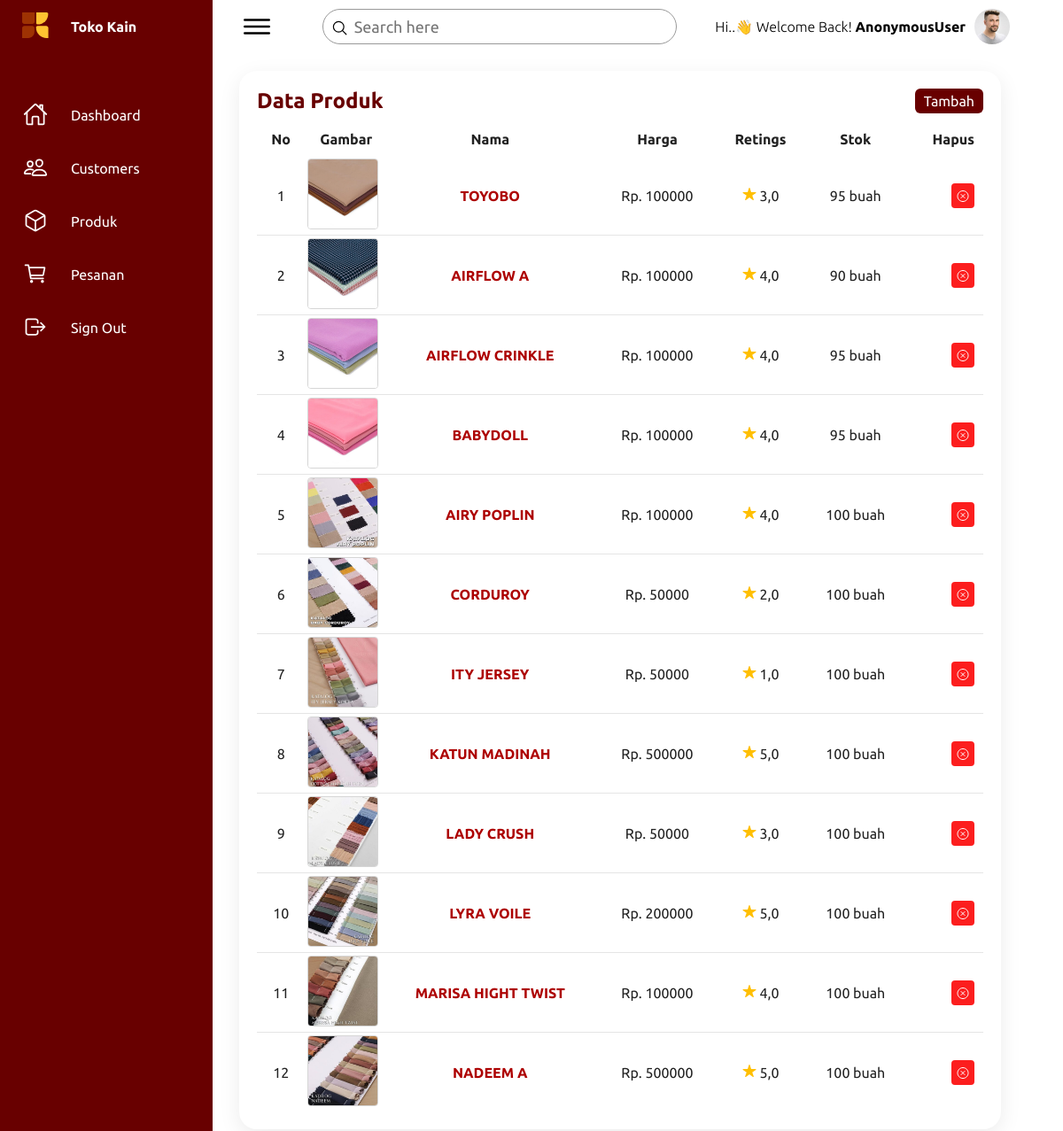
The page /produk-list/ on the database as committed earlier.
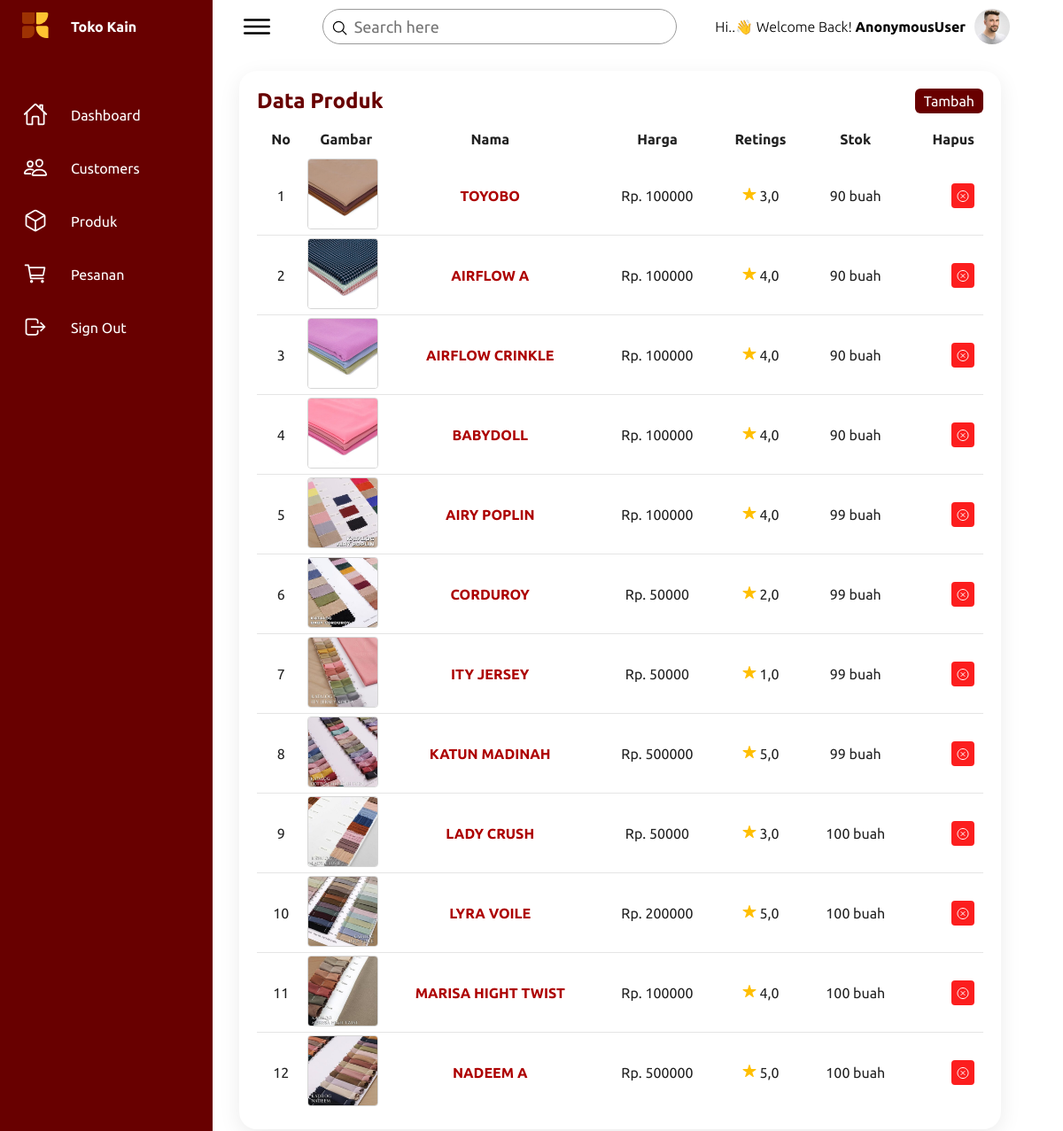
The same page on the database as committed later.
### greenstore_app/models.py (models this page shows, shortened)
class Produk(models.Model):
    img_produk = models.ImageField(upload_to='produk')
    nama_produk = models.CharField(max_length=100)
    rettings = models.FloatField()
    harga = models.IntegerField()
    stok = models.IntegerField(default=0)

### greenstore_app/views.py (the view)
# urls.py: path('produk-list/', BarangListView.as_view(), name='barang'),
class BarangListView(ListView):
    model = Produk
    template_name = 'dsh_barang.html'
    context_object_name = 'produk_list'
    ordering = ['-id']
    def get_context_data(self, **kwargs):
        context = super().get_context_data(**kwargs)
        return context

### templates/dsh_barang.html (shortened to what this page needs)
{% load static %}
<!DOCTYPE html>
<html lang="en">
<head>
    <link rel="stylesheet" href="{% static 'css/dashboard.css' %}">
</head>
<body>
    <div class="container">
        <div class="navigation">
            <ul>
                <li>
                    <a href="">
                        <span class="icon">
                            <img src="{% static 'img/logo.svg' %}" alt="Toko Kain" style="width: 30px;">
                        </span>
                        <span class="title" style="font-weight: bold;">Toko Kain</span>
                    </a>
                </li>
                <li>
                    <a href="{% url 'dashboard' %}">
                        <span class="icon">
                            <ion-icon name="home-outline"></ion-icon>
                        </span>
                        <span class="title">Dashboard</span>
                    </a>
                </li>
                <li>
                    <a href="{% url 'customor' %}">
                        <span class="icon">
                            <ion-icon name="people-outline"></ion-icon>
                        </span>
                        <span class="title">Customers</span>
                    </a>
                </li>
                <li>
                    <a href="{% url 'barang' %}">
                        <span class="icon">
                            <ion-icon name="cube-outline"></ion-icon>
                        </span>
                        <span class="title">Produk</span>
                    </a>
                </li>
                <li>
                    <a href="{% url 'pesanan' %}">
                        <span class="icon">
                            <ion-icon name="cart-outline"></ion-icon>
                        </span>
                        <span class="title">Pesanan</span>
                    </a>
                </li>
                <li>
                     <a href="#" id="signoutlink">
                        <span class="icon">
                            <ion-icon name="log-out-outline"></ion-icon>
                        </span>
                        <span class="title">Sign Out</span>
                    </a>
                </li>
            </ul>
        </div>
        <div class="main">
            <div class="topbar">
                <div class="toggle">
                    <ion-icon name="menu-outline"></ion-icon>
                </div>
                <div class="search">
                    <label>
                        <input type="text" placeholder="Search here">
                        <ion-icon name="search-outline"></ion-icon>
                    </label>
                </div>
                <div class="" style="display: flex; gap: 10px; align-items: center;">
                    <h4 style="text-transform: capitalize;"> <span style="font-weight: 200;">hi..👋 welcome back! </span> {{user}}</h4>
                    <div class="user">
                        <img src="{% static 'img/customer01.jpg' %}" alt="user">
                     </div>
                </div>
            </div>
            <div class="details">
                <div class="recentOrders">
                    <div class="cardHeader">
                        <h2>Data Produk</h2>
                        <a href="#" class="btn" onclick="window.dialog.showModal();">Tambah</a>
                    </div>
                    <table>
                        <thead>
                            <tr style="text-align: center;">
                                <td>No</td>
                                <td>Gambar</td>
                                <td>Nama</td>
                                <td>Harga</td>
                                <td>Retings</td>
                                <td>Stok</td>
                                <td>Hapus</td>
                            </tr>
                        </thead>
                        <tbody>
                            {% for produk in produk_list %}
                                <tr>
                                    <td style="text-align: center;">{{ forloop.counter }}</td>
                                    <td style="width: 80px; height: 80px; padding: 3px;">
                                        <img src="{{ produk.img_produk.url }}" alt="{{ produk.nama_produk }}" style="width: 80px; height: 80px; border: 1px solid rgb(214, 214, 214); border-radius: 4px;">
                                    </td>
                                    <td >
                                        <a href="#" class="edit-produk-btn" data-produk-id="{{ produk.id }}">
                                            {{ produk.nama_produk }}
                                        </a>
                                    </td>
                                    <td style="text-align: center;">Rp. {{ produk.harga }}</td>
                                    <td style="text-align: center;">
                                        <ion-icon name="star" style="color:rgb(255, 191, 0);"></ion-icon> {{ produk.rettings }}
                                    </td>
                                    <td style="text-align: center;">{{ produk.stok }} buah</td>
                                    <td>
                                        <a href="#" class="delete-user-btn" data-user-id="{{ produk.id }}" style="background-color: rgb(252, 30, 30); padding:5px; border-radius: 4px; color: white;">
                                            <ion-icon name="close-circle-outline" style="transform: translateY(2.5px);"></ion-icon>
                                        </a>
                                    </td>
                                </tr>
                            {% endfor %}
                        </tbody>
                    </table>
                </div>
            </div>
        </div>
    </div>
</body>
</html>

### static/css/dashboard.css (style rules this page uses)
* { font-family: "Ubuntu", sans-serif; margin: 0; padding: 0; box-sizing: border-box; }
:root { --satu: #FFC331; --dua: #ad0000; --blue: #680000; --white: #fff; --gray: #f5f5f5; --black1: #222; --black2: #999; --vs-primary: 29 92 255; }
body { min-height: 100vh; overflow-x: hidden; }
.container { position: relative; width: 100%; }
.navigation { position: fixed; width: 240px; height: 100%; background: var(--blue); border-left: 10px solid var(--blue); transition: 0.5s; overflow: hidden; }
.navigation ul { position: absolute; top: 0; left: 0; width: 100%; }
.navigation ul li { position: relative; width: 100%; list-style: none; border-top-left-radius: 30px; border-bottom-left-radius: 30px; }
.navigation ul li:nth-child(1) { margin-bottom: 40px; pointer-events: none; }
.navigation ul li a { position: relative; display: block; width: 100%; display: flex; text-decoration: none; color: var(--white); }
.navigation ul li a .icon { position: relative; display: block; min-width: 60px; height: 60px; line-height: 75px; text-align: center; }
.navigation ul li a .icon ion-icon { font-size: 1.75rem; }
.navigation ul li a .title { position: relative; display: block; padding: 0 10px; height: 60px; line-height: 60px; text-align: start; white-space: nowrap; }
.main { position: absolute; width: calc(100% - 300px); left: 250px; min-height: 100vh; background: var(--white); transition: 0.5s; }
.topbar { width: 100%; height: 60px; display: flex; justify-content: space-between; align-items: center; padding: 0 10px; }
.toggle { position: relative; width: 60px; height: 60px; display: flex; justify-content: center; align-items: center; font-size: 2.5rem; cursor: pointer; }
.search { position: relative; width: 400px; margin: 0 10px; }
.search label { position: relative; width: 100%; }
.search label input { width: 100%; height: 40px; border-radius: 40px; padding: 5px 20px; padding-left: 35px; font-size: 18px; outline: none; border: 1px solid var(--black2); }
.search label ion-icon { position: absolute; top: 0; left: 10px; font-size: 1.2rem; }
.user { position: relative; width: 40px; height: 40px; border-radius: 50%; overflow: hidden; cursor: pointer; }
.user img { position: absolute; top: 0; left: 0; width: 100%; height: 100%; object-fit: cover; }
.details { position: relative; width: 100%; padding: 20px; display: grid; grid-template-columns: 1fr; grid-gap: 30px; }
.details .recentOrders { position: relative; min-height: 500px; background: var(--white); padding: 20px; box-shadow: 0 7px 25px rgba(0, 0, 0, 0.08); border-radius: 20px; }
.details .cardHeader { display: flex; justify-content: space-between; align-items: flex-start; }
.cardHeader h2 { font-weight: 600; color: var(--blue); }
.cardHeader .btn { position: relative; padding: 5px 10px; background: var(--blue); text-decoration: none; color: var(--white); border-radius: 6px; }
.details table { width: 100%; border-collapse: collapse; margin-top: 10px; }
.details table thead td { font-weight: 600; }
.details .recentOrders table tr { color: var(--black1); border-bottom: 1px solid rgba(0, 0, 0, 0.1); }
.details .recentOrders table tbody tr td a { color: var(--dua); text-decoration: none; font-weight: bold; text-transform: uppercase; }
.details .recentOrders table tr:last-child { border-bottom: none; }
.details .recentOrders table tr td { padding: 10px; }
.details .recentOrders table tr td:last-child { text-align: end; }
.details .recentOrders table tr td:nth-child(2) { text-align: end; }
.details .recentOrders table tr td:nth-child(3) { text-align: center; }

Rows that differ between the two databases and show on the page:
changed Produk "TOYOBO": stok "95" → "90"
changed Produk "AIRFLOW CRINKLE": stok "95" → "90"
changed Produk "BABYDOLL": stok "95" → "90"
changed Produk "AIRY POPLIN": stok "100" → "99"
changed Produk "CORDUROY": stok "100" → "99"
changed Produk "ITY JERSEY": stok "100" → "99"
changed Produk "KATUN MADINAH": stok "100" → "99"
